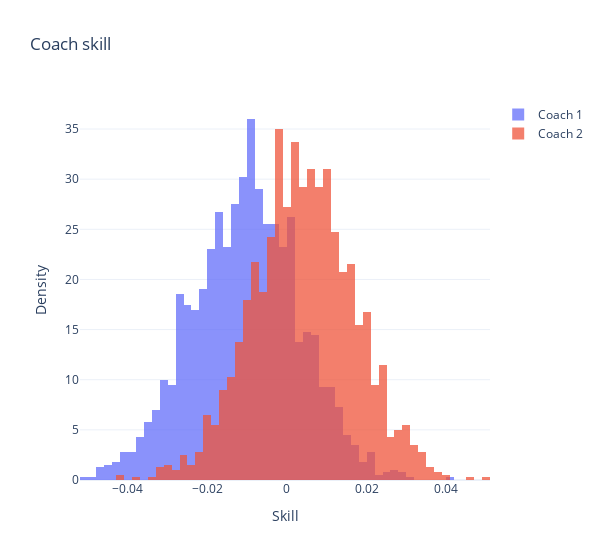

Here is the notebook cell this chart was saved with:
### Code cell
# Plot the results
fig = go.Figure()
fig.add_trace(go.Histogram(x=samples["coach1_skill"].detach().squeeze(), histnorm='probability density', name="Coach 1", opacity=0.75))
fig.add_trace(go.Histogram(x=samples["coach2_skill"].detach().squeeze(), histnorm='probability density', name="Coach 2", opacity=0.75))
fig.update_layout(barmode='overlay', xaxis_title="Skill", yaxis_title="Density", title="Coach skill", width=600)
fig.show()

### Figure 1 — Plotly figure (JSON) as saved in the notebook; plotly's stock layout.template omitted (floating-point values rounded to 4 significant figures; data arrays with more than 128 entries replaced by an {"elided": "..."} marker saying what was removed)
{"data": [{"histnorm": "probability density", "name": "Coach 1", "opacity": 0.75, "type": "histogram", "x": {"elided": "2000 float values"}}, {"histnorm": "probability density", "name": "Coach 2", "opacity": 0.75, "type": "histogram", "x": {"elided": "2000 float values"}}], "layout": {"barmode": "overlay", "title": {"text": "Coach skill"}, "width": 600, "xaxis": {"title": {"text": "Skill"}}, "yaxis": {"title": {"text": "Density"}}}}
